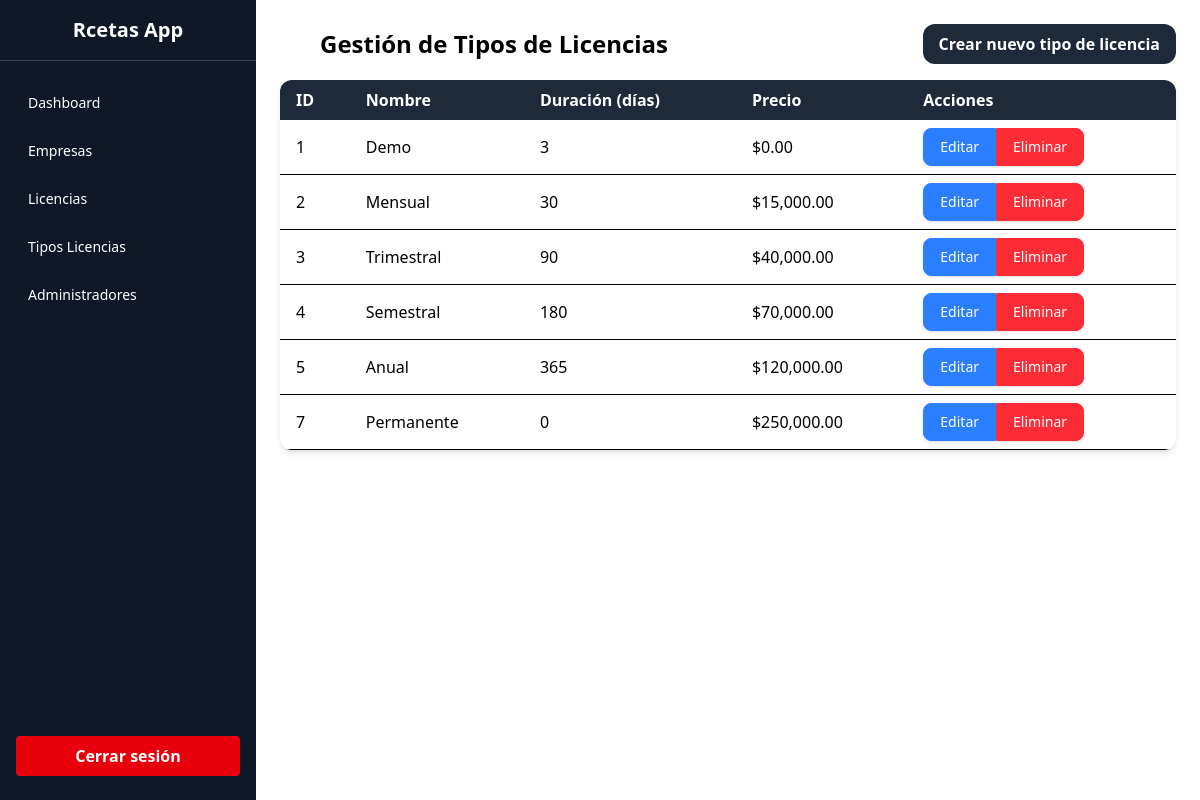
The app's page /views/superadmin/tipos-licencias/index.php (signed in), older data.
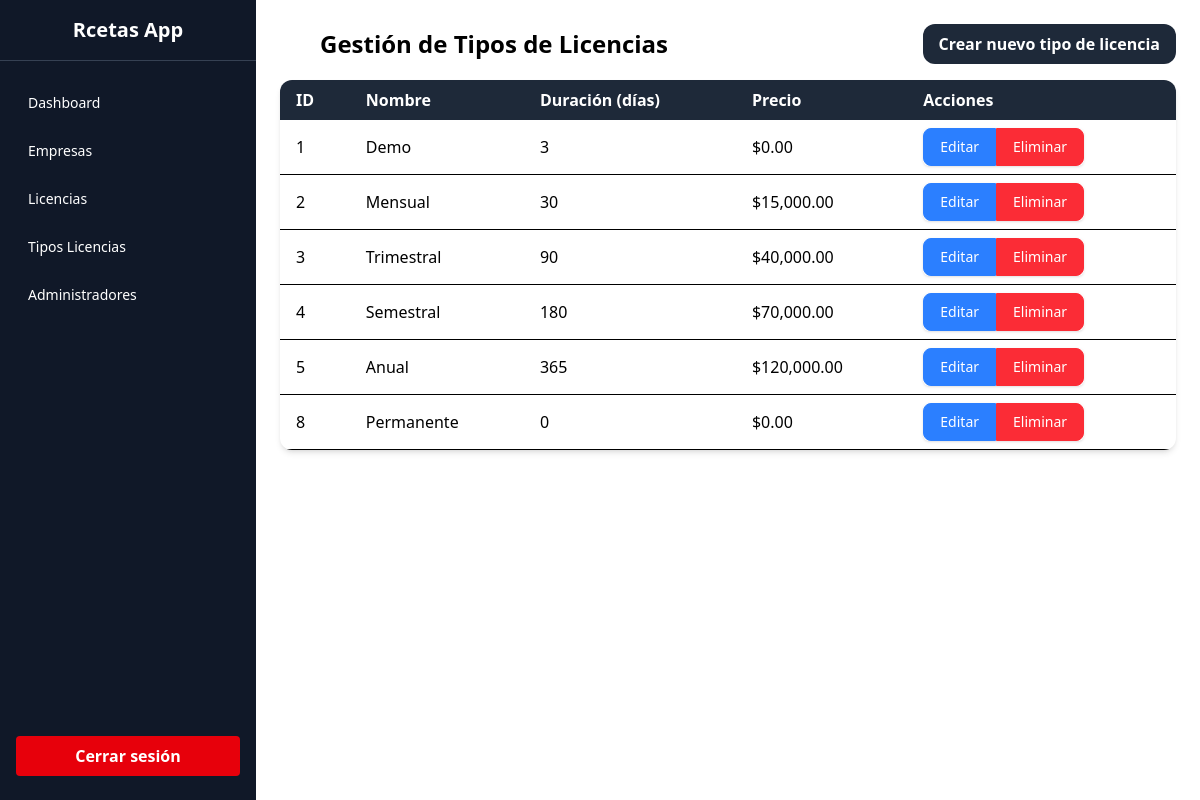
The same page, newer data.
### tables this page shows
CREATE TABLE `tipos_licencias` (
  `id` int(11) NOT NULL,
  `nombre` varchar(100) NOT NULL,
  `duracion` int(11) NOT NULL,
  `precio` decimal(10,2) NOT NULL
);

### views/superadmin/tipos-licencias/index.php (the view, shortened to what this page needs)
<?php
$conex = new Database;
$pdo = $conex->conectar();
$stmt = $pdo->query("SELECT * FROM tipos_licencias");
$tiposLicencias = $stmt->fetchAll(PDO::FETCH_ASSOC);
?>
<!DOCTYPE html>
<html lang="es">
<?php include '../../../partials/head.php'; ?>
<body class="flex">
    <?php include '../../../partials/sidebaradm.php'; ?>
    <main class="p-6 w-full md:ml-64">
        <div class="flex justify-between items-center mb-4">
            <h1 class="text-2xl font-bold pl-10">Gestión de Tipos de Licencias</h1>
            <a href="<?= BASE_URL ?>views/superadmin/tipos-licencias/crear.php"
               class="bg-gray-800 hover:bg-gray-900 text-white font-semibold py-2 px-4 rounded-xl transition">
                Crear nuevo tipo de licencia
            </a>
        </div>
        <div class="overflow-x-auto rounded-xl shadow-md bg-white">
            <table class="min-w-full">
                <thead class="bg-gray-800 text-white text-left">
                    <tr>
                        <th class="px-4 py-2">ID</th>
                        <th class="px-4 py-2">Nombre</th>
                        <th class="px-4 py-2">Duración (días)</th>
                        <th class="px-4 py-2">Precio</th>
                        <th class="px-4 py-2">Acciones</th>
                    </tr>
                </thead>
                <tbody>
                    <?php foreach ($tiposLicencias as $tipo): ?>
                        <tr class="border-b hover:bg-gray-100">
                            <td class="px-4 py-2"><?= htmlspecialchars($tipo['id']) ?></td>
                            <td class="px-4 py-2"><?= htmlspecialchars($tipo['nombre']) ?></td>
                            <td class="px-4 py-2"><?= htmlspecialchars($tipo['duracion']) ?></td>
                            <td class="px-4 py-2">$<?= htmlspecialchars(number_format($tipo['precio'], 2)) ?></td>
                            <td class="px-4 py-2">
                                <div class="inline-flex rounded-md shadow-sm" role="group">
                                    <a href="<?= BASE_URL ?>views/superadmin/tipos-licencias/editar.php?id=<?= $tipo['id'] ?>"
                                       class="px-4 py-2 text-sm font-medium text-white bg-blue-500 border border-blue-500 rounded-l-lg hover:bg-blue-600">
                                        Editar
                                    </a>
                                    <form action="<?= BASE_URL ?>views/superadmin/tipos-licencias/eliminar.php" method="POST" class="inline">
                                        <button type="submit"
                                                class="px-4 py-2 text-sm font-medium text-white bg-red-500 border border-red-500 rounded-r-lg hover:bg-red-600">
                                            Eliminar
                                        </button>
                                    </form>
                                </div>
                            </td>
                        </tr>
                    <?php endforeach; ?>
                </tbody>
            </table>
        </div>
    </main>
</body>
</html>

### partials/head.php (shortened to what this page needs)
<head>
  <script src="https://cdn.jsdelivr.net/npm/@tailwindcss/browser@4"></script>
</head>

### partials/sidebaradm.php (shortened to what this page needs)
<aside id="sidebar"
  class="h-screen w-64 bg-gray-900 text-white fixed top-0 left-0 flex flex-col transform -translate-x-full md:translate-x-0 transition-transform duration-300 z-40">
  <div class="text-center py-4 text-xl font-bold border-b border-gray-700">
    Rcetas App
  </div>
  <nav class="flex-1 px-4 py-6 space-y-3 text-sm">
    <a href="<?= BASE_URL ?>views/superadmin/dashboard.php" class="block px-3 py-2 rounded hover:bg-gray-700">Dashboard</a>
    <a href="<?= BASE_URL ?>views/superadmin/empresas/index.php" class="block px-3 py-2 rounded hover:bg-gray-700">Empresas</a>
    <a href="<?= BASE_URL ?>views/superadmin/licencias/index.php" class="block px-3 py-2 rounded hover:bg-gray-700">Licencias</a>
    <a href="<?= BASE_URL ?>views/superadmin/tipos-licencias/index.php" class="block px-3 py-2 rounded hover:bg-gray-700">Tipos Licencias</a>
    <a href="<?= BASE_URL ?>views/superadmin/admins/index.php" class="block px-3 py-2 rounded hover:bg-gray-700">Administradores</a>
  </nav>
  <div class="px-4 pb-6 mt-auto">
    <a href="<?= BASE_URL ?>config/exit.php"
      class="block w-full text-center bg-red-600 hover:bg-red-700 text-white font-semibold py-2 rounded transition">
      Cerrar sesión
    </a>
  </div>
</aside>

Row changes from the older to the newer data that the page shows:
removed tipos_licencias: id "7", nombre "Permanente", duracion "0", precio "250,000.00"
added tipos_licencias: id "8", nombre "Permanente", duracion "0", precio "0.00"
